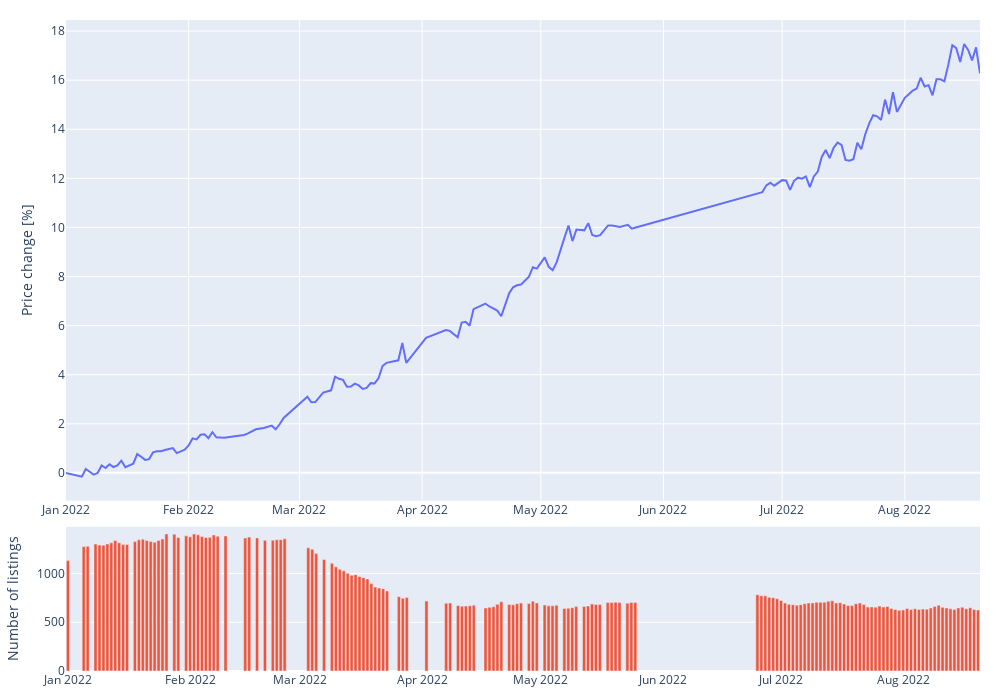

Notebook code cell kept with this figure:
### Code cell
from plotly.subplots import make_subplots
import plotly.graph_objects as go

fig = make_subplots(
            rows=2,
            cols=1,
            # shared_xaxes=True,
            vertical_spacing=0.04,
            # subplot_titles=("Price change", "Lumber of listings"),
            row_heights=[1, 0.3])

x = np.arange(10)


fig.add_trace(
    go.Scatter(x=date_list,y=price_change),
    row=1,col=1)

fig.add_trace(
    go.Bar(x=date_list,y=volume_list),
    row=2,col=1)

fig.update_yaxes(title_text="Price change [%]", row=1, col=1)
fig.update_yaxes(title_text="Number of listings", row=2, col=1)

fig.update_layout(
    # title_text='New Score Distribution (Accepted + Rejected)',
    # xaxis_title_text='Score', 
    # yaxis_title_text='Count',
    width=1000,
    height=700,
    margin=dict(l=20, r=20, t=20, b=20),
    showlegend=False
    )


fig.show()

### Figure 1 — Plotly figure (JSON) as saved in the notebook; plotly's stock layout.template omitted (floating-point values rounded to 4 significant figures; data arrays with more than 128 entries replaced by an {"elided": "..."} marker saying what was removed)
{"data": [{"type": "scatter", "x": {"elided": "160 str values"}, "xaxis": "x", "y": {"elided": "160 float values"}, "yaxis": "y"}, {"type": "bar", "x": {"elided": "160 str values"}, "xaxis": "x2", "y": {"elided": "160 int values"}, "yaxis": "y2"}], "layout": {"height": 700, "margin": {"b": 20, "l": 20, "r": 20, "t": 20}, "showlegend": false, "width": 1000, "xaxis": {"anchor": "y", "domain": [0, 1]}, "xaxis2": {"anchor": "y2", "domain": [0, 1]}, "yaxis": {"anchor": "x", "domain": [0.2615, 1.0], "title": {"text": "Price change [%]"}}, "yaxis2": {"anchor": "x2", "domain": [0, 0.2215], "title": {"text": "Number of listings"}}}}
